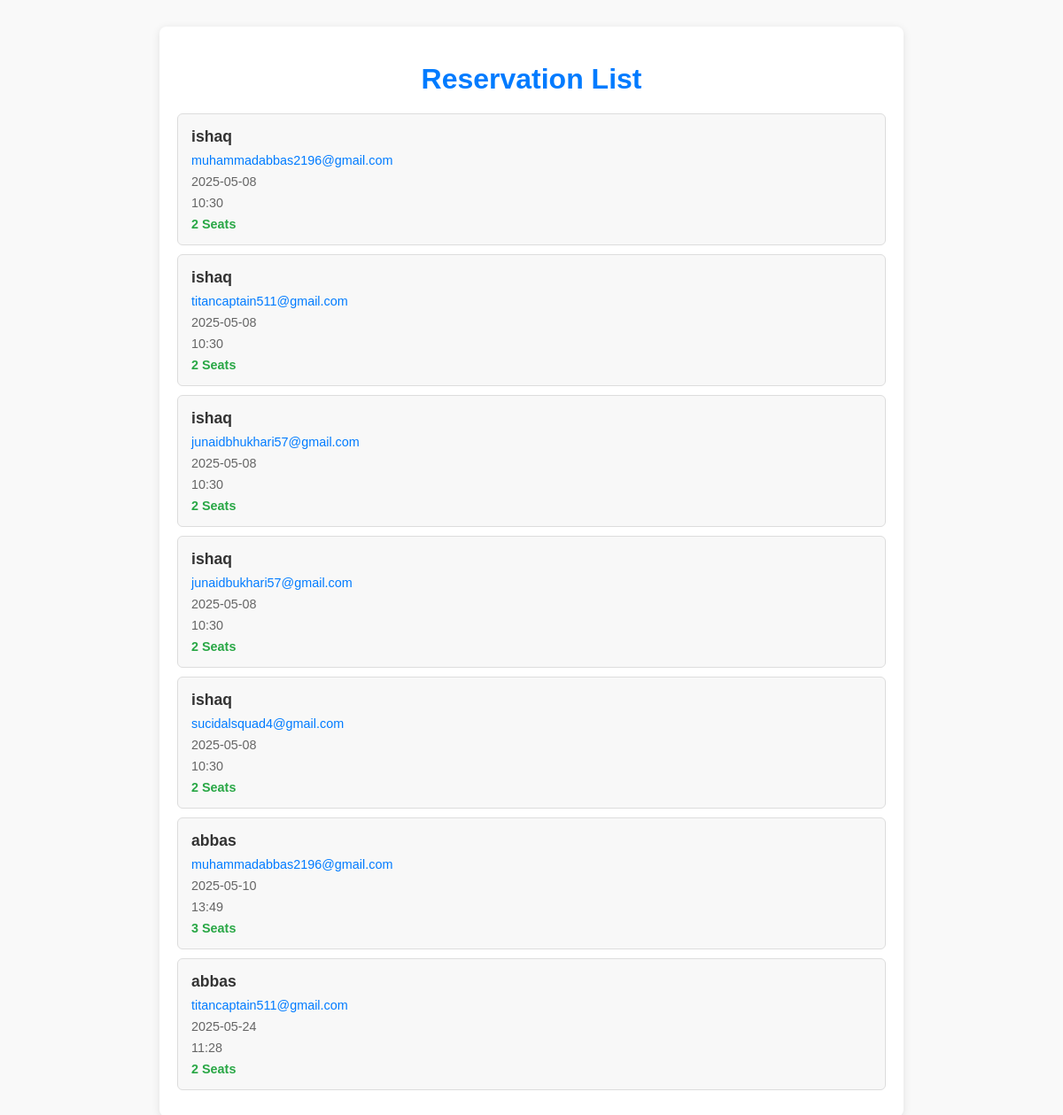
Screenshot of /bookings with the database file from the repository.
### app.py (models this page shows, shortened)
class Reservation(db.Model):
    id = db.Column(db.Integer, primary_key=True)
    name = db.Column(db.String(100))
    email = db.Column(db.String(100))
    date = db.Column(db.String(20))
    time = db.Column(db.String(10))
    seats = db.Column(db.Integer)
    created_at = db.Column(db.DateTime, default=datetime.utcnow)

### app.py (the view)
@app.route('/bookings')
def bookings():
    reservations = Reservation.query.all()
    return render_template('bookings.html', reservations=reservations)

### templates/bookings.html (shortened to what this page needs)
<!DOCTYPE html>
<html lang="en">
  <head>
    <link
      rel="stylesheet"
      href="{{ url_for('static', filename='css/hashir.css') }}"
    />
  </head>
  <body>
    <div class="reservation-container">
      <h1>Reservation List</h1>
      <ul class="reservation-list">
        {% for r in reservations %}
        <li class="reservation-item">
          <div class="reservation-details">
            <span class="reservation-name">{{ r.name }}</span>
            <span class="reservation-email">{{ r.email }}</span>
            <span class="reservation-date">{{ r.date }}</span>
            <span class="reservation-time">{{ r.time }}</span>
            <span class="reservation-seats"
              >{{ r.seats }} Seat{{ 's' if r.seats|int > 1 else '' }}</span
            >
          </div>
        </li>
        {% endfor %}
      </ul>
    </div>
  </body>
</html>

### static/css/hashir.css (style rules this page uses)
body { font-family: Arial, sans-serif; background-color: #f0f2f5; margin: 0; padding: 0; }
body { font-family: Arial, sans-serif; background-color: #f9f9f9; margin: 0; padding: 0; color: #333; }
.reservation-container { max-width: 800px; margin: 30px auto; padding: 20px; background-color: #fff; border-radius: 8px; box-shadow: 0 2px 10px rgba(0, 0, 0, 0.1); text-align: center; }
h1 { color: #007bff; font-size: 2rem; margin-bottom: 20px; }
.reservation-list { list-style-type: none; padding: 0; margin: 0; }
.reservation-item { display: flex; justify-content: space-between; padding: 15px; background-color: #f8f8f8; border: 1px solid #ddd; margin: 10px 0; border-radius: 6px; transition: background-color 0.3s ease; }
.reservation-details { display: flex; flex-direction: column; width: 100%; gap: 8px; text-align: left; }
.reservation-name { font-weight: bold; font-size: 1.1rem; color: #333; }
.reservation-email, .reservation-date, .reservation-time, .reservation-seats { font-size: 0.9rem; color: #555; }
.reservation-name, .reservation-seats { font-weight: bold; }
.reservation-email { color: #007bff; }
.reservation-date, .reservation-time { color: #666; }
.reservation-seats { color: #28a745; }

### rows the page displays
Reservation: name "ishaq", email "muhammadabbas2196@gmail.com", date "2025-05-08", time "10:30", seats "2", seats "s"
Reservation: name "ishaq", email "titancaptain511@gmail.com", date "2025-05-08", time "10:30", seats "2", seats "s"
Reservation: name "ishaq", email "junaidbhukhari57@gmail.com", date "2025-05-08", time "10:30", seats "2", seats "s"
Reservation: name "ishaq", email "junaidbukhari57@gmail.com", date "2025-05-08", time "10:30", seats "2", seats "s"
Reservation: name "ishaq", email "sucidalsquad4@gmail.com", date "2025-05-08", time "10:30", seats "2", seats "s"
Reservation: name "abbas", email "muhammadabbas2196@gmail.com", date "2025-05-10", time "13:49", seats "3", seats "s"
Reservation: name "abbas", email "titancaptain511@gmail.com", date "2025-05-24", time "11:28", seats "2", seats "s"
